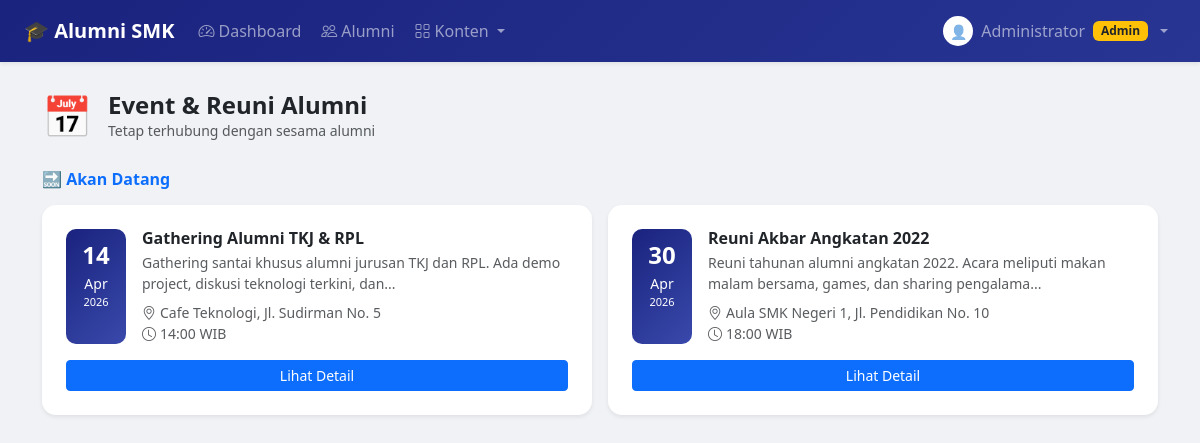
The app's page /alumni/event.php (signed in) with its own data.
### tables this page shows
CREATE TABLE event (
    id_event    INT AUTO_INCREMENT PRIMARY KEY,
    judul       VARCHAR(200) NOT NULL,
    deskripsi   TEXT NOT NULL,
    lokasi      VARCHAR(200) NOT NULL,
    tanggal     DATE NOT NULL,
    waktu       TIME NOT NULL,
    poster      VARCHAR(255) DEFAULT NULL,
    id_alumni   INT,
    created_at  TIMESTAMP DEFAULT CURRENT_TIMESTAMP,
    FOREIGN KEY (id_alumni) REFERENCES alumni(id_alumni) ON DELETE SET NULL
);

### includes/fungsi.php (called while the page is built, shortened)
<?php
function tglIndo($tgl) {
    $bulan = ['','Januari','Februari','Maret','April','Mei','Juni',
              'Juli','Agustus','September','Oktober','November','Desember'];
    $d = explode('-', date('Y-m-d', strtotime($tgl)));
    return $d[2] . ' ' . $bulan[(int)$d[1]] . ' ' . $d[0];
}
?>

### alumni/event.php (the view, shortened to what this page needs)
<?php
require_once '../includes/koneksi.php';
require_once '../includes/fungsi.php';
$events = $koneksi->query("SELECT * FROM event ORDER BY tanggal ASC");
?>
<!DOCTYPE html>
<html lang="id">
<head>
    <link href="https://cdn.jsdelivr.net/npm/bootstrap@5.3.0/dist/css/bootstrap.min.css" rel="stylesheet">
    <link href="https://cdn.jsdelivr.net/npm/bootstrap-icons@1.10.5/font/bootstrap-icons.css" rel="stylesheet">
</head>
<body>
<?php require_once '../includes/navbar.php'; ?>
<div class="container mt-4 pb-5">
    <div class="d-flex align-items-center gap-3 mb-4">
        <div style="font-size:40px">📅</div>
        <div>
            <h4 class="fw-bold mb-0">Event & Reuni Alumni</h4>
            <p class="text-muted mb-0 small">Tetap terhubung dengan sesama alumni</p>
        </div>
    </div>
    <?php if ($events->num_rows > 0):
        $semua = [];
        while ($r = $events->fetch_assoc()) $semua[] = $r;
        $mendatang = array_filter($semua, fn($e) => $e['tanggal'] >= date('Y-m-d'));
        if (!empty($mendatang)): ?>
    <h6 class="text-primary fw-bold mb-3">🔜 Akan Datang</h6>
    <div class="row g-3 mb-4">
        <?php foreach ($mendatang as $e): ?>
        <div class="col-md-6">
            <div class="card event-card shadow-sm h-100">
                <div class="card-body p-4">
                    <div class="d-flex gap-3">
                        <div class="date-badge flex-shrink-0">
                            <div class="fw-bold fs-4"><?= date('d', strtotime($e['tanggal'])) ?></div>
                            <div class="small"><?= date('M', strtotime($e['tanggal'])) ?></div>
                            <div style="font-size:11px"><?= date('Y', strtotime($e['tanggal'])) ?></div>
                        </div>
                        <div>
                            <h6 class="fw-bold mb-1"><?= htmlspecialchars($e['judul']) ?></h6>
                            <p class="text-muted small mb-2"><?= nl2br(htmlspecialchars(substr($e['deskripsi'],0,100))) ?>...</p>
                            <div class="text-muted small">
                                <i class="bi bi-geo-alt me-1"></i><?= htmlspecialchars($e['lokasi']) ?><br>
                                <i class="bi bi-clock me-1"></i><?= substr($e['waktu'],0,5) ?> WIB
                            </div>
                        </div>
                    </div>
                    <div class="mt-3">
                        <button class="btn btn-primary btn-sm w-100"
                            data-bs-toggle="modal" data-bs-target="#modalEvent"
                            data-judul="<?= htmlspecialchars($e['judul']) ?>"
                            data-deskripsi="<?= htmlspecialchars($e['deskripsi']) ?>"
                            data-lokasi="<?= htmlspecialchars($e['lokasi']) ?>"
                            data-tanggal="<?= tglIndo($e['tanggal']) ?>"
                            data-waktu="<?= substr($e['waktu'],0,5) ?>">
                            Lihat Detail
                        </button>
                    </div>
                </div>
            </div>
        </div>
        <?php endforeach; ?>
    </div>
    <?php endif;
    if (!empty($lewat)): ?>
    <?php endif;
    endif; ?>
</div>
</body>
</html>

### alumni/event.php (style rules this page uses)
body { background: #f0f2f5; }
.event-card { border: none; border-radius: 14px; transition: transform .2s; }
.date-badge { background: linear-gradient(135deg,#1a237e,#3949ab); color: white; border-radius: 10px; padding: 8px 14px; text-align: center; min-width: 60px; }

### records on screen
event: tanggal "14", tanggal "Apr", tanggal "2026", judul "Gathering Alumni TKJ & RPL", deskripsi "Gathering santai khusus alumni jurusan TKJ dan RPL. Ada demo project, diskusi teknologi terkini, dan", lokasi "Cafe Teknologi, Jl. Sudirman No. 5", waktu "14:00"
event: tanggal "30", tanggal "Apr", tanggal "2026", judul "Reuni Akbar Angkatan 2022", deskripsi "Reuni tahunan alumni angkatan 2022. Acara meliputi makan malam bersama, games, dan sharing pengalama", lokasi "Aula SMK Negeri 1, Jl. Pendidikan No. 10", waktu "18:00"

### other values on screen
$_SESSION['nama'] "Administrator"
